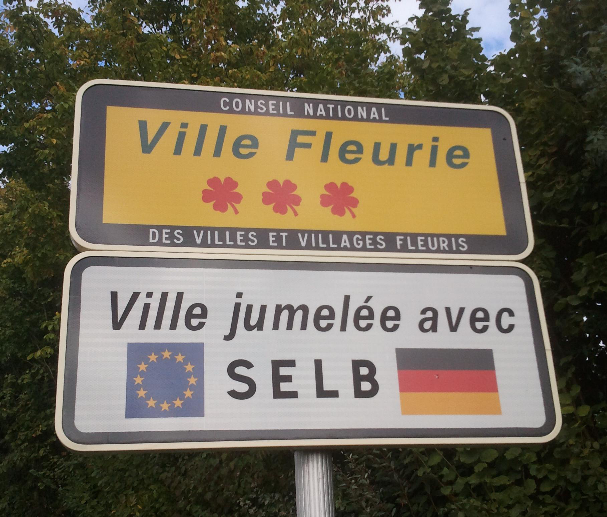
#> input picture examples/image_color.png, 607 x 517 px, given in place of image01.png, which was not available
$ python OLD_image01_dowsample.py   (older library calls are emulated)
#> lines starting #> are read from the running program, lines starting #| are printed output that depends on the picture; pictures that were not available may be replaced by others from this repository, and a replacement may not be noted
import os
import numpy as np
import scipy as sp;from scipy import misc
import matplotlib.pyplot as plt
import skgtimage as skgti


root_name="image01"
input_dir="Database/image01_FULL/"
output_dir="Database/image01/"


image=sp.misc.imread(os.path.join(input_dir,root_name+".png"))
#> image is the input picture: shape (517, 607, 3); mean R, G, B 111.4, 103.6, 86.3
downsampling=3
image=image[::downsampling,::downsampling]
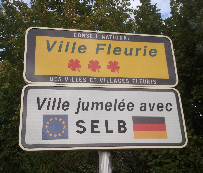
#> image: shape (173, 203, 3); mean R, G, B 111, 103.2, 86
sp.misc.imsave(os.path.join(output_dir,root_name+".png"),image)

for i in range(0,5):
    region=sp.misc.imread(os.path.join(input_dir,root_name+"_region"+str(i)+".png"))
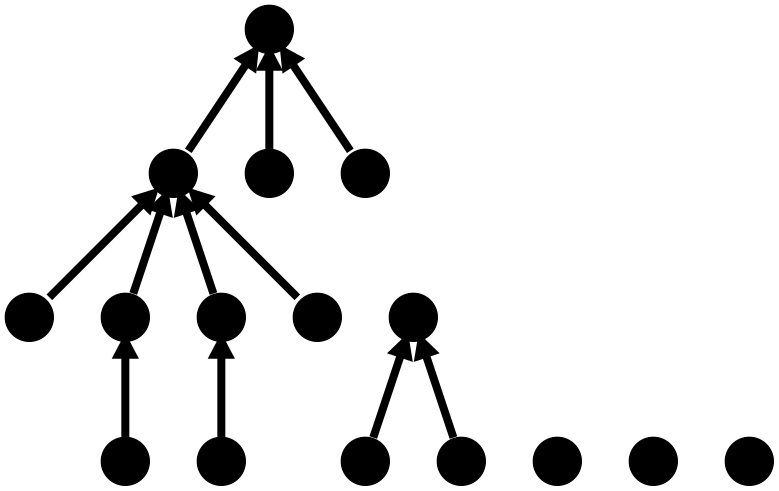
#> input picture examples/save/Details/0_Initial/g_topological_simple_16.png, 779 x 491 px, given in place of image01_region0.png, which was not available
#> region is the input picture: shape (491, 779, 4); mean R, G, B, A 226.8, 226.8, 226.8, 254.7
    region=region[::downsampling,::downsampling]
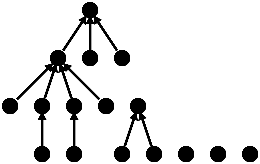
#> region: shape (164, 260, 4); mean R, G, B, A 227.2, 227.2, 227.2, 255
#> (the run stopped early here; a loop or call above may not have finished)
